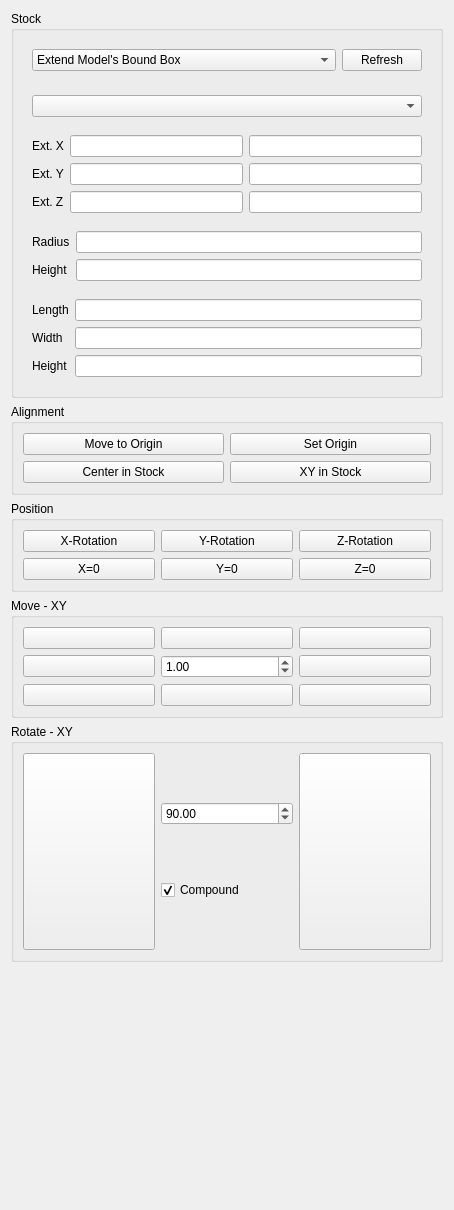
      <widget class="QWidget" name="page_3">
       <property name="geometry">
        <rect>
         <x>0</x>
         <y>0</y>
         <width>454</width>
         <height>1210</height>
        </rect>
       </property>
       <attribute name="label">
        <string>Layout</string>
       </attribute>
       <layout class="QVBoxLayout" name="verticalLayout_9">
        <item>
         <widget class="QGroupBox" name="stockGroup">
          <property name="title">
           <string>Stock</string>
          </property>
          <layout class="QVBoxLayout" name="verticalLayout_5">
           <property name="spacing">
            <number>0</number>
           </property>
           <item>
            <widget class="QWidget" name="widget_2" native="true">
             <layout class="QHBoxLayout" name="horizontalLayout_5">
              <item>
               <widget class="QComboBox" name="stock">
                <property name="sizePolicy">
                 <sizepolicy hsizetype="MinimumExpanding" vsizetype="Fixed">
                  <horstretch>0</horstretch>
                  <verstretch>0</verstretch>
                 </sizepolicy>
                </property>
                <property name="currentIndex">
                 <number>2</number>
                </property>
                <item>
                 <property name="text">
                  <string>Create Box</string>
                 </property>
                </item>
                <item>
                 <property name="text">
                  <string>Create Cylinder</string>
                 </property>
                </item>
                <item>
                 <property name="text">
                  <string>Extend Model's Bound Box</string>
                 </property>
                </item>
                <item>
                 <property name="text">
                  <string>Use Existing Solid</string>
                 </property>
                </item>
               </widget>
              </item>
              <item>
               <widget class="QPushButton" name="refreshStock">
                <property name="text">
                 <string>Refresh</string>
                </property>
               </widget>
              </item>
             </layout>
            </widget>
           </item>
           <item>
            <spacer name="horizontalSpacer">
             <property name="orientation">
              <enum>Qt::Horizontal</enum>
             </property>
             <property name="sizeHint" stdset="0">
              <size>
               <width>40</width>
               <height>6</height>
              </size>
             </property>
            </spacer>
           </item>
           <item>
            <widget class="QFrame" name="stockFromExisting">
             <layout class="QGridLayout" name="gridLayout_8">
              <item row="0" column="1">
               <widget class="QComboBox" name="stockExisting"/>
              </item>
             </layout>
            </widget>
           </item>
           <item>
            <widget class="QFrame" name="stockFromBase">
             <layout class="QGridLayout" name="gridLayout_9">
              <item row="1" column="3">
               <widget class="Gui::InputField" name="stockExtYpos"/>
              </item>
              <item row="0" column="1">
               <widget class="QLabel" name="stockExtXLabel">
                <property name="text">
                 <string>Ext. X</string>
                </property>
               </widget>
              </item>
              <item row="0" column="3">
               <widget class="Gui::InputField" name="stockExtXpos">
                <property name="sizePolicy">
                 <sizepolicy hsizetype="Expanding" vsizetype="Fixed">
                  <horstretch>0</horstretch>
                  <verstretch>0</verstretch>
                 </sizepolicy>
                </property>
               </widget>
              </item>
              <item row="1" column="1">
               <widget class="QLabel" name="stockExtYLabel">
                <property name="text">
                 <string>Ext. Y</string>
                </property>
               </widget>
              </item>
              <item row="0" column="2">
               <widget class="Gui::InputField" name="stockExtXneg"/>
              </item>
              <item row="2" column="1">
               <widget class="QLabel" name="stockExtZLabel">
                <property name="text">
                 <string>Ext. Z</string>
                </property>
               </widget>
              </item>
              <item row="2" column="2">
               <widget class="Gui::InputField" name="stockExtZneg"/>
              </item>
              <item row="2" column="3">
               <widget class="Gui::InputField" name="stockExtZpos"/>
              </item>
              <item row="1" column="2">
               <widget class="Gui::InputField" name="stockExtYneg"/>
              </item>
             </layout>
            </widget>
           </item>
           <item>
            <widget class="QFrame" name="stockCreateCylinder">
             <layout class="QGridLayout" name="gridLayout_10">
              <item row="0" column="2">
               <widget class="Gui::InputField" name="stockCylinderRadius"/>
              </item>
              <item row="1" column="2">
               <widget class="Gui::InputField" name="stockCylinderHeight"/>
              </item>
              <item row="0" column="1">
               <widget class="QLabel" name="stockCylinderRadiusLabel">
                <property name="text">
                 <string>Radius</string>
                </property>
               </widget>
              </item>
              <item row="1" column="1">
               <widget class="QLabel" name="stockCylinderHeightLabel">
                <property name="text">
                 <string>Height</string>
                </property>
               </widget>
              </item>
             </layout>
            </widget>
           </item>
           <item>
            <widget class="QFrame" name="stockCreateBox">
             <layout class="QGridLayout" name="gridLayout_11">
              <item row="0" column="1">
               <widget class="QLabel" name="stockBoxLengthLabel">
                <property name="text">
                 <string>Length</string>
                </property>
               </widget>
              </item>
              <item row="1" column="1">
               <widget class="QLabel" name="stockBoxWidthLabel">
                <property name="text">
                 <string>Width</string>
                </property>
               </widget>
              </item>
              <item row="0" column="2">
               <widget class="Gui::InputField" name="stockBoxLength"/>
              </item>
              <item row="2" column="2">
               <widget class="Gui::InputField" name="stockBoxHeight"/>
              </item>
              <item row="1" column="2">
               <widget class="Gui::InputField" name="stockBoxWidth"/>
              </item>
              <item row="2" column="1">
               <widget class="QLabel" name="stockBoxHeightLabel">
                <property name="text">
                 <string>Height</string>
                </property>
               </widget>
              </item>
             </layout>
            </widget>
           </item>
          </layout>
         </widget>
        </item>
        <item>
         <widget class="QGroupBox" name="modelAlignGroup">
          <property name="title">
           <string>Alignment</string>
          </property>
          <layout class="QGridLayout" name="gridLayout_2">
           <item row="2" column="0">
            <widget class="QPushButton" name="centerInStock">
             <property name="text">
              <string>Center in Stock</string>
             </property>
            </widget>
           </item>
           <item row="2" column="1">
            <widget class="QPushButton" name="centerInStockXY">
             <property name="text">
              <string>XY in Stock</string>
             </property>
            </widget>
           </item>
           <item row="0" column="1">
            <widget class="QPushButton" name="setOrigin">
             <property name="text">
              <string>Set Origin</string>
             </property>
            </widget>
           </item>
           <item row="0" column="0">
            <widget class="QPushButton" name="moveToOrigin">
             <property name="text">
              <string>Move to Origin</string>
             </property>
            </widget>
           </item>
          </layout>
         </widget>
        </item>
        <item>
         <widget class="QGroupBox" name="modelSetGroup">
          <property name="title">
           <string>Position</string>
          </property>
          <layout class="QGridLayout" name="gridLayout_5">
           <item row="0" column="0">
            <widget class="QPushButton" name="simpleRotationX">
             <property name="text">
              <string>X-Rotation</string>
             </property>
            </widget>
           </item>
           <item row="0" column="1">
            <widget class="QPushButton" name="simpleRotationY">
             <property name="text">
              <string>Y-Rotation</string>
             </property>
            </widget>
           </item>
           <item row="0" column="2">
            <widget class="QPushButton" name="simpleRotationZ">
             <property name="text">
              <string>Z-Rotation</string>
             </property>
            </widget>
           </item>
           <item row="1" column="1">
            <widget class="QPushButton" name="modelSetY0">
             <property name="text">
              <string>Y=0</string>
             </property>
            </widget>
           </item>
           <item row="1" column="2">
            <widget class="QPushButton" name="modelSetZ0">
             <property name="text">
              <string>Z=0</string>
             </property>
            </widget>
           </item>
           <item row="1" column="0">
            <widget class="QPushButton" name="modelSetX0">
             <property name="text">
              <string>X=0</string>
             </property>
            </widget>
           </item>
          </layout>
         </widget>
        </item>
        <item>
         <widget class="QGroupBox" name="modelMoveGroup">
          <property name="title">
           <string>Move - XY</string>
          </property>
          <layout class="QGridLayout" name="gridLayout_3">
           <item row="0" column="1">
            <widget class="QPushButton" name="modelMoveUp">
             <property name="text">
              <string/>
             </property>
             <property name="icon">
              <iconset resource="../Path.qrc">
               <normaloff>:/icons/arrow-up.svg</normaloff>:/icons/arrow-up.svg</iconset>
             </property>
             <property name="iconSize">
              <size>
               <width>32</width>
               <height>32</height>
              </size>
             </property>
            </widget>
           </item>
           <item row="0" column="2">
            <widget class="QPushButton" name="modelMoveRightUp">
             <property name="text">
              <string/>
             </property>
             <property name="icon">
              <iconset resource="../Path.qrc">
               <normaloff>:/icons/arrow-right-up.svg</normaloff>:/icons/arrow-right-up.svg</iconset>
             </property>
             <property name="iconSize">
              <size>
               <width>32</width>
               <height>32</height>
              </size>
             </property>
            </widget>
           </item>
           <item row="0" column="0">
            <widget class="QPushButton" name="modelMoveLeftUp">
             <property name="text">
              <string/>
             </property>
             <property name="icon">
              <iconset resource="../Path.qrc">
               <normaloff>:/icons/arrow-left-up.svg</normaloff>:/icons/arrow-left-up.svg</iconset>
             </property>
             <property name="iconSize">
              <size>
               <width>32</width>
               <height>32</height>
              </size>
             </property>
            </widget>
           </item>
           <item row="1" column="2">
            <widget class="QPushButton" name="modelMoveRight">
             <property name="text">
              <string/>
             </property>
             <property name="icon">
              <iconset resource="../Path.qrc">
               <normaloff>:/icons/arrow-right.svg</normaloff>:/icons/arrow-right.svg</iconset>
             </property>
             <property name="iconSize">
              <size>
               <width>32</width>
               <height>32</height>
              </size>
             </property>
            </widget>
           </item>
           <item row="1" column="1">
            <widget class="QDoubleSpinBox" name="modelMoveValue">
             <property name="minimum">
              <double>-1000.000000000000000</double>
             </property>
             <property name="maximum">
              <double>1000.000000000000000</double>
             </property>
             <property name="value">
              <double>1.000000000000000</double>
             </property>
            </widget>
           </item>
           <item row="1" column="0">
            <widget class="QPushButton" name="modelMoveLeft">
             <property name="text">
              <string/>
             </property>
             <property name="icon">
              <iconset resource="../Path.qrc">
               <normaloff>:/icons/arrow-left.svg</normaloff>:/icons/arrow-left.svg</iconset>
             </property>
             <property name="iconSize">
              <size>
               <width>32</width>
               <height>32</height>
              </size>
             </property>
            </widget>
           </item>
           <item row="2" column="0">
            <widget class="QPushButton" name="modelMoveLeftDown">
             <property name="text">
              <string/>
             </property>
             <property name="icon">
              <iconset resource="../Path.qrc">
               <normaloff>:/icons/arrow-left-down.svg</normaloff>:/icons/arrow-left-down.svg</iconset>
             </property>
             <property name="iconSize">
              <size>
               <width>32</width>
               <height>32</height>
              </size>
             </property>
            </widget>
           </item>
           <item row="2" column="1">
            <widget class="QPushButton" name="modelMoveDown">
             <property name="text">
              <string/>
             </property>
             <property name="icon">
              <iconset resource="../Path.qrc">
               <normaloff>:/icons/arrow-down.svg</normaloff>:/icons/arrow-down.svg</iconset>
             </property>
             <property name="iconSize">
              <size>
               <width>32</width>
               <height>32</height>
              </size>
             </property>
            </widget>
           </item>
           <item row="2" column="2">
            <widget class="QPushButton" name="modelMoveRightDown">
             <property name="text">
              <string/>
             </property>
             <property name="icon">
              <iconset resource="../Path.qrc">
               <normaloff>:/icons/arrow-right-down.svg</normaloff>:/icons/arrow-right-down.svg</iconset>
             </property>
             <property name="iconSize">
              <size>
               <width>32</width>
               <height>32</height>
              </size>
             </property>
            </widget>
           </item>
          </layout>
         </widget>
        </item>
        <item>
         <widget class="QGroupBox" name="modelRotateGroup">
          <property name="title">
           <string>Rotate - XY</string>
          </property>
          <layout class="QGridLayout" name="gridLayout_6">
           <item row="0" column="1">
            <widget class="QWidget" name="widget_5" native="true">
             <layout class="QVBoxLayout" name="verticalLayout_18">
              <property name="leftMargin">
               <number>0</number>
              </property>
              <property name="topMargin">
               <number>0</number>
              </property>
              <property name="rightMargin">
               <number>0</number>
              </property>
              <property name="bottomMargin">
               <number>0</number>
              </property>
              <item>
               <widget class="QDoubleSpinBox" name="modelRotateValue">
                <property name="minimum">
                 <double>-180.000000000000000</double>
                </property>
                <property name="maximum">
                 <double>360.000000000000000</double>
                </property>
                <property name="value">
                 <double>90.000000000000000</double>
                </property>
               </widget>
              </item>
              <item>
               <widget class="QCheckBox" name="modelRotateCompound">
                <property name="text">
                 <string>Compound</string>
                </property>
                <property name="checked">
                 <bool>true</bool>
                </property>
               </widget>
              </item>
             </layout>
            </widget>
           </item>
           <item row="0" column="0">
            <widget class="QPushButton" name="modelRotateLeft">
             <property name="sizePolicy">
              <sizepolicy hsizetype="Minimum" vsizetype="MinimumExpanding">
               <horstretch>0</horstretch>
               <verstretch>0</verstretch>
              </sizepolicy>
             </property>
             <property name="text">
              <string/>
             </property>
             <property name="icon">
              <iconset resource="../Path.qrc">
               <normaloff>:/icons/arrow-ccw.svg</normaloff>:/icons/arrow-ccw.svg</iconset>
             </property>
             <property name="iconSize">
              <size>
               <width>32</width>
               <height>32</height>
              </size>
             </property>
            </widget>
           </item>
           <item row="0" column="2">
            <widget class="QPushButton" name="modelRotateRight">
             <property name="sizePolicy">
              <sizepolicy hsizetype="Minimum" vsizetype="MinimumExpanding">
               <horstretch>0</horstretch>
               <verstretch>0</verstretch>
              </sizepolicy>
             </property>
             <property name="text">
              <string/>
             </property>
             <property name="icon">
              <iconset resource="../Path.qrc">
               <normaloff>:/icons/arrow-cw.svg</normaloff>:/icons/arrow-cw.svg</iconset>
             </property>
             <property name="iconSize">
              <size>
               <width>32</width>
               <height>32</height>
              </size>
             </property>
            </widget>
           </item>
          </layout>
         </widget>
        </item>
        <item>
         <spacer name="verticalSpacer_2">
          <property name="orientation">
           <enum>Qt::Vertical</enum>
          </property>
          <property name="sizeHint" stdset="0">
           <size>
            <width>20</width>
            <height>195</height>
           </size>
          </property>
         </spacer>
        </item>
       </layout>
      </widget>
